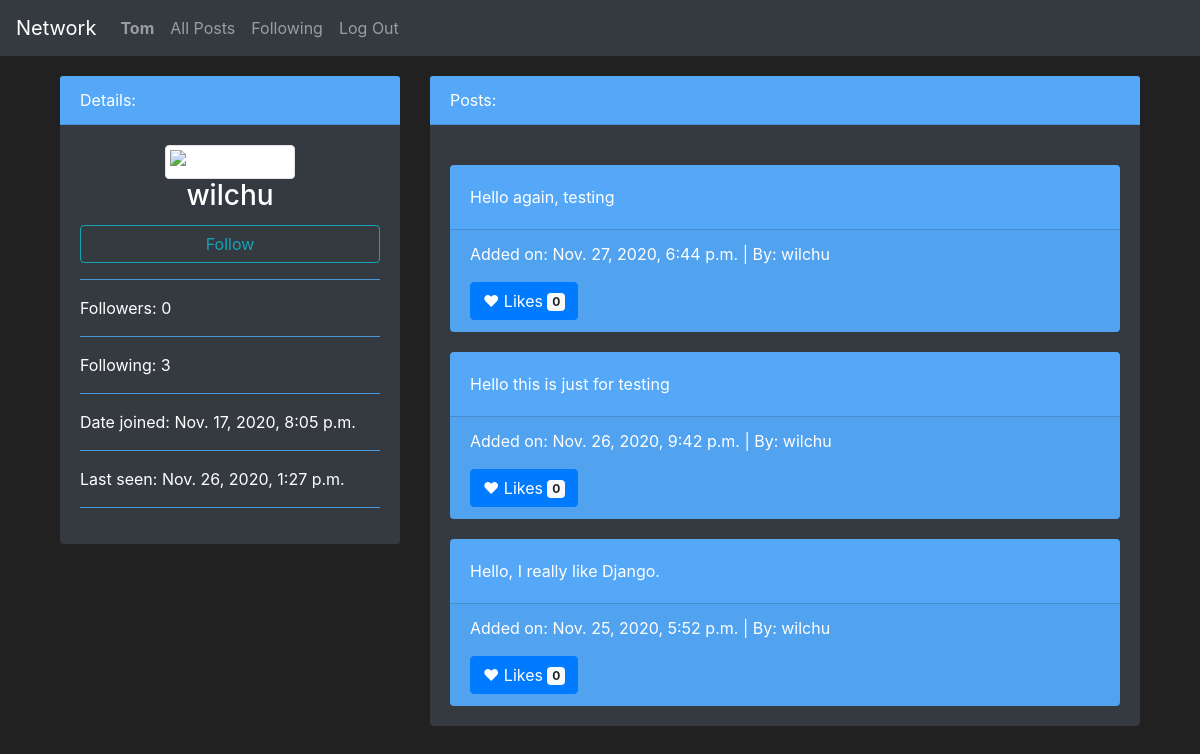
/profil/2 (signed in), run on an earlier commit of the app's database.
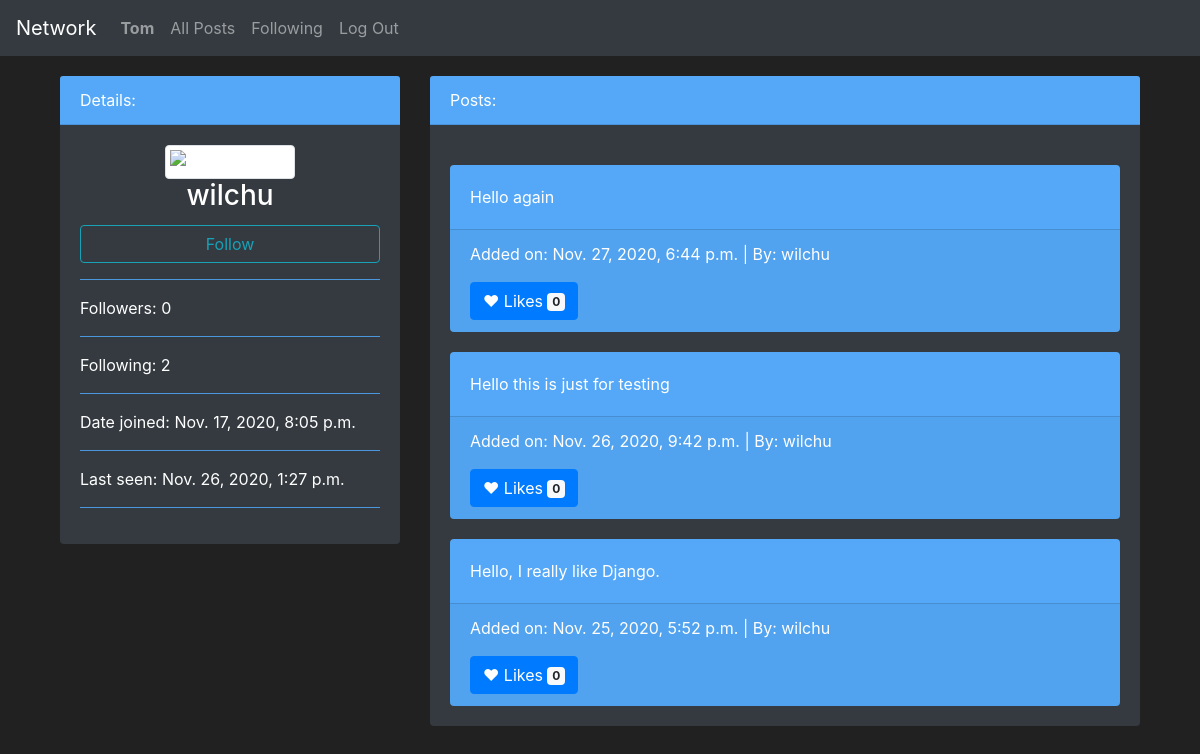
And on a later commit of the database.
### network/models.py (models this page shows, shortened)
class Posts(models.Model):
    post_owner = models.ForeignKey(User, on_delete=models.CASCADE, related_name="post_owner")
    post_content = models.CharField(max_length=2000)
    post_likes = models.IntegerField(default=0)
    post_date = models.DateTimeField(auto_now_add=True)

class User(AbstractUser):
    followers = models.IntegerField(default=0)
    following = models.IntegerField(default=0)

### network/views.py (the view, shortened to what this page needs)
# urls.py: path("profil/<int:userID>", views.profil, name="profil"),
def profil(request, userID):
    try:
        get_user = User.objects.get(pk=int(userID))
    except ObjectDoesNotExist:
        return HttpResponseNotFound('<h1>User not found</h1>')
    follower = User.objects.get(pk=int(request.user.id))
    follow_object = Follows.objects.filter(follower = follower).filter(target = get_user)
    if follow_object:
        is_following = True
    else:
        is_following = False
    return render(request, 'network/profil.html', {
        'user_id': get_user.id,
        'user_nickname': get_user.username,
        'user_followers': get_user.followers,
        'user_following': get_user.following,
        'user_joined': get_user.date_joined,
        'user_seen': get_user.last_login,
        'user_posts': Posts.objects.all().filter(post_owner = get_user).order_by('-post_date'),
        "follow_status": is_following
    })

### network/templates/network/profil.html (shortened to what this page needs)
{% extends "network/layout.html" %}
{% block body %}
    <section>
        <div class="container">
            <div class="row">
                <div class="col-md-4">
                    <div class="card text-white bg-dark mb-3">
                        <div class="card-header">Details:</div>
                        <div class="card-body">
                          <div class="text-center">
                            <img src="https://cdn.pixabay.com/photo/2015/10/05/22/37/blank-profile-picture-973460_960_720.png" width="200px;"class="img-thumbnail" alt="Icon of a user">
                            <h3 class="card-title">{{ user_nickname }}</h3>
                          </div>
                          {% if user_nickname != user.username %}
                            <form action="{% url 'profil' user_id %}" method="POST">
                              {% if follow_status == False %}
                                <button type="submit" name="action" value="follow" class="btn btn-outline-info btn-block">Follow</button>
                              {% else %}
                                <button type="submit" name="action" value="unfollow" class="btn btn-outline-info btn-block">Unfollow</button>
                              {% endif %}
                            </form>
                          {% endif %}
                          <hr>
                          <p class="card-text">Followers: {{ user_followers }}</p>
                          <hr>
                          <p class="card-text">Following: {{ user_following }}</p>
                          <hr>
                          <p class="card-text">Date joined: {{ user_joined }}</p>
                          <hr>
                          <p class="card-text">Last seen: {{ user_seen }}</p>
                          <hr>
                        </div>
                      </div>
                </div>
                <div class="col-md-8">
                    <div class="card text-white bg-dark mb-3">
                        <div class="card-header">Posts:</div>
                        <div class="card-body">
                           {% for post in user_posts %}
                              <div class="card bg-blue text-white">
                                <div class="card-body">
                                  <p class="card-text">{{ post.post_content }}</p>
                                </div>
                                <div class="card-footer">
                                  <p>Added on: {{ post.post_date }} | By: {{ post.post_owner }}</p>
                                  <button type="button" class="btn btn-primary">
                                    &hearts; Likes <span class="badge badge-light">{{ post.post_likes }}</span>
                                  </button>
                                </div>
                              </div>
                              {% empty %}
                              <h4>No posts to display yet.</h4>
                           {% endfor %}
                        </div>
                      </div>
                </div>
            </div>
        </div>
    </section>
{% endblock %}

What changed in the data, as far as the page shows it:
changed Posts: post_content "Hello again, testing" → "Hello again"
Also different on the page:
{{ user_following }}: "3" → "2"
